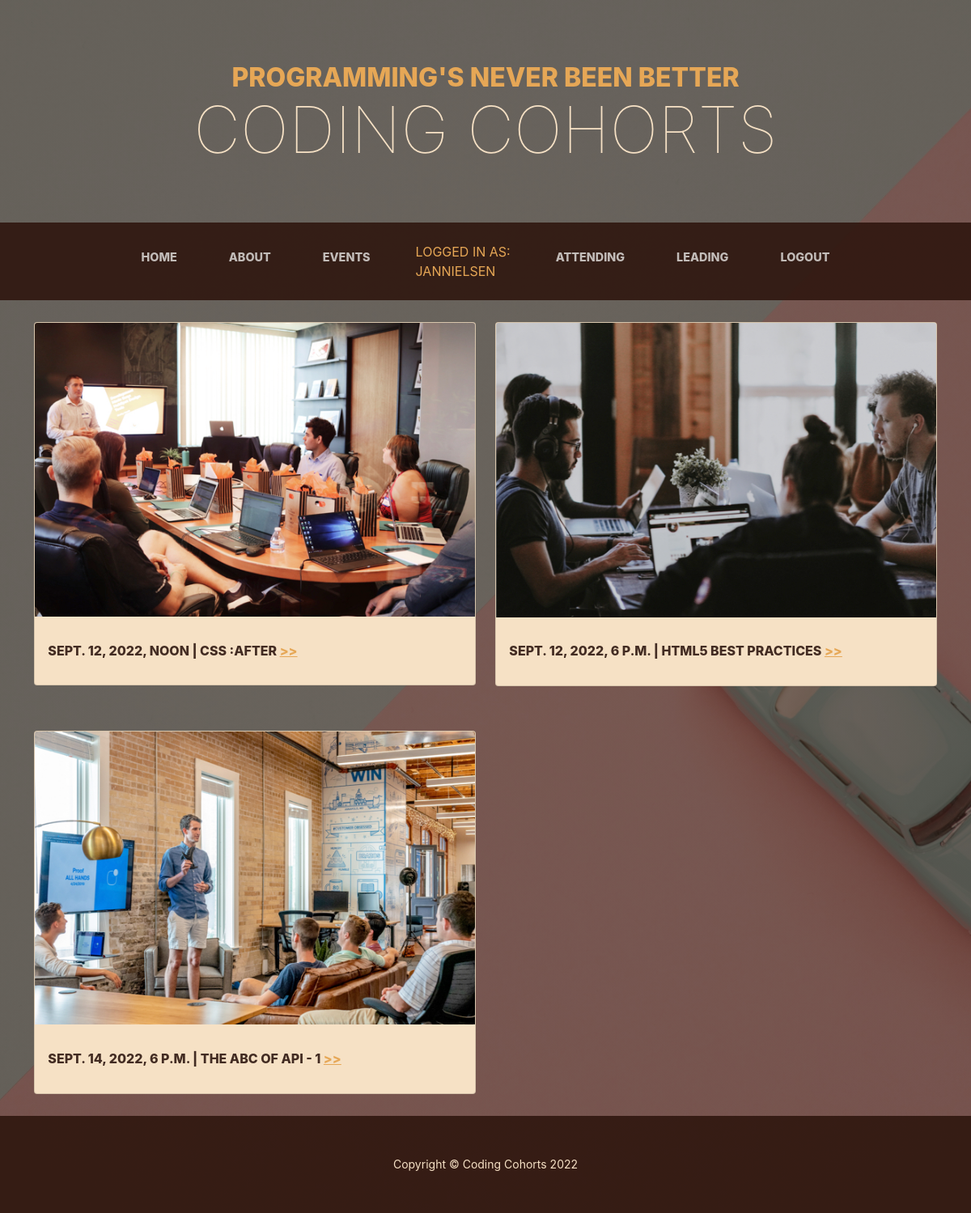
/catalog/myevents/ (signed in), run on the app's committed database.
### catalog/models.py (models this page shows, shortened)
class EventInstance(models.Model):
    id = models.UUIDField(primary_key=True, default=uuid.uuid4)
    leader = models.ForeignKey('Leader', on_delete=models.RESTRICT, null=True)
    cohort = models.ForeignKey('Event', on_delete=models.RESTRICT, null=True)
    attendee = models.ForeignKey(User, on_delete=models.SET_NULL, null=True, blank=True)
    STATUS = (
        ('a', 'Attending'),
        ('w', 'Waitlist'),
        ('n', 'Not Attending'),
    )
    status = models.CharField(
        max_length=1,
        choices=STATUS,
        blank=True,
        default='a',
    )

class Event(models.Model):
    title = models.CharField(max_length=200)
    date = models.DateTimeField(blank=True)
    attendees = models.IntegerField(default=20)
    leader = models.ForeignKey(User, on_delete=models.SET_NULL, null=True)
    STATUS = (
        ('t', 'Teaching'),
        ('n', 'Not Teaching'),
    )
    status = models.CharField(
        max_length=1,
        choices=STATUS,
        blank=True,
        default='t',
    )
    description = models.TextField(max_length=1000,
                                   help_text='Enter a brief description of tevent')
    LEVEL_CHOICES = (
        ('all levels', 'ALL'),
        ('beginner', 'BEGINNER'),
        ('specialized', 'SPECIALIZED'),
    )
    level = models.CharField(max_length=15, choices=LEVEL_CHOICES, default='all')
    LANGUAGE_CHOICES = (
        ('api', 'API'),
        ('css', 'CSS'),
        ('data', 'DATA'),
        ('html', 'HTML'),
        ('javascript', 'JAVASCRIPT'),
    )
    language = models.CharField(max_length=15, choices=LANGUAGE_CHOICES, default='html')
    image = models.ImageField(upload_to='static/img/')

### catalog/views.py (the view)
# urls.py: path('myevents/', views.AttendedEventByUserListView.as_view(), name='my-attending'),
class AttendedEventByUserListView(LoginRequiredMixin, generic.ListView):
    model = EventInstance
    template_name = 'catalog/eventinstance_list_attended_by_user.html'
    paginate_by = 10
    def get_queryset(self):
        return EventInstance.objects.filter(attendee=self.request.user).filter(
            status__exact='a').order_by('cohort__date')

### catalog/templates/catalog/eventinstance_list_attended_by_user.html (shortened to what this page needs)
{% extends "base_generic.html" %}
{% block content %}
    <div class="container">
        <div class="card-deck row">
            {% if eventinstance_list %}
                {% for eventinst in eventinstance_list %}
                    <div class="col-xs-12 col-sm-6">
                        <div class="card bg-faded">
                            <div class="view overlay">
                                <img class="card-img-top"
                                     src={{ eventinst.cohort.image.url }}  alt="{{ cohort.title }}">
                            </div>
                            <div class="card-body">
                                <h2 class="section-heading mb-0"><span
                                        class="section-heading-upper">{{ eventinst.cohort.date }}  |  {{ eventinst.cohort.title }}  <a
                                        href="{{ event.get_absolute_url }}">  >></a></span>
                                </h2>
                            </div>
                        </div>
                    </div>
                {% endfor %}
            {% else %}
                <p class="text-center text-primary">
                    You are not signed up for any cohorts.</p>
            {% endif %}
        </div>
    </div>
{% endblock %}

### catalog/templates/base_generic.html (shortened to what this page needs)
<!DOCTYPE html>
<html lang="en">
<head>
    <link href="https://cdn.jsdelivr.net/npm/bootstrap@5.1.3/dist/css/bootstrap.min.css"
          rel="stylesheet"
>
    {% load static %}
    <link rel="stylesheet" href="{% static 'css/styles.css' %}">
</head>
<body>
{% block sidebar %}
    <header>
        <h1 class="site-heading text-center text-faded d-none d-lg-block">
            <span class="site-heading-upper text-primary mb-3">programming's never been better</span>
            <span class="site-heading-lower">Coding Cohorts</span>
        </h1>
    </header>
    <nav class="navbar navbar-expand-lg navbar-dark py-lg-4" id="mainNav">
    <div class="container">
    <div class="collapse navbar-collapse" id="navbarSupportedContent">
    <ul class="navbar-nav mx-auto">
        <li class="nav-item px-lg-4"><a class="nav-link text-uppercase" href="{% url 'index' %}">Home</a></li>
        <li class="nav-item px-lg-4"><a class="nav-link text-uppercase" href="{% url 'about' %}">About</a></li>
        <li class="nav-item px-lg-4"><a class="nav-link text-uppercase" href="{% url 'events' %}">events</a></li>
        {% if user.is_authenticated %}
            <li class="nav-item px-lg-4 text-primary text-uppercase">Logged in
                as:<br>{{ user.get_username }}</li>
            <li class="nav-item px-lg-4"><a class="nav-link text-uppercase"
                                            href="{% url 'my-attending' %}">Attending</a>
            </li>
            {% if user.is_staff %}
                <li class="nav-item px-lg-4"><a class="nav-link text-uppercase"
                                                href="{% url 'my-leading' %}">Leading</a>
                </li>
            {% endif %}
            <li class="nav-item px-lg-4"><a class="nav-link text-uppercase"
                                            href="{% url 'logout' %}?next={{ request.path }}">Logout</a>
            </li>
        {% else %}
            <li class="nav-item px-lg-4"><a class="nav-link text-uppercase"
                                            href="{% url 'login' %}?next={{ request.path }}">Login</a>
            </li>
        {% endif %}
    </ul>
{% endblock %}
</div>
</div>
</nav>
{% block content %}{% endblock %}
{% include 'footer.html' %}
</body>
</html>

### data on the page
EventInstance: cohort.image (picture), cohort "SEPT. 12, 2022, NOON", cohort "CSS :AFTER"
EventInstance: cohort.image (picture), cohort "SEPT. 12, 2022, 6 P.M.", cohort "HTML5 BEST PRACTICES"
EventInstance: cohort.image (picture), cohort "SEPT. 14, 2022, 6 P.M.", cohort "THE ABC OF API - 1"

### other printed values
{{ user.get_username }} "JANNIELSEN"
